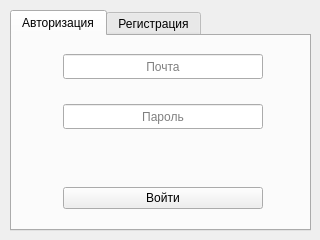
<?xml version="1.0" encoding="UTF-8"?>
<ui version="4.0">
 <class>StartWindow</class>
 <widget class="QMainWindow" name="StartWindow">
  <property name="geometry">
   <rect>
    <x>0</x>
    <y>0</y>
    <width>320</width>
    <height>240</height>
   </rect>
  </property>
  <property name="minimumSize">
   <size>
    <width>250</width>
    <height>240</height>
   </size>
  </property>
  <property name="maximumSize">
   <size>
    <width>320</width>
    <height>240</height>
   </size>
  </property>
  <property name="sizeIncrement">
   <size>
    <width>320</width>
    <height>240</height>
   </size>
  </property>
  <property name="baseSize">
   <size>
    <width>320</width>
    <height>240</height>
   </size>
  </property>
  <property name="mouseTracking">
   <bool>false</bool>
  </property>
  <property name="windowTitle">
   <string>Remote Desktop</string>
  </property>
  <widget class="QWidget" name="centralwidget">
   <widget class="QTabWidget" name="tabWidget">
    <property name="geometry">
     <rect>
      <x>10</x>
      <y>10</y>
      <width>301</width>
      <height>221</height>
     </rect>
    </property>
    <property name="currentIndex">
     <number>0</number>
    </property>
    <widget class="QWidget" name="authorization_tab">
     <attribute name="title">
      <string>Авторизация</string>
     </attribute>
     <widget class="QWidget" name="horizontalLayoutWidget">
      <property name="geometry">
       <rect>
        <x>0</x>
        <y>0</y>
        <width>301</width>
        <height>213</height>
       </rect>
      </property>
      <layout class="QHBoxLayout" name="horizontalLayout">
       <item>
        <spacer name="horizontalSpacer_2">
         <property name="orientation">
          <enum>Qt::Orientation::Horizontal</enum>
         </property>
         <property name="sizeHint" stdset="0">
          <size>
           <width>40</width>
           <height>20</height>
          </size>
         </property>
        </spacer>
       </item>
       <item>
        <layout class="QVBoxLayout" name="verticalLayout">
         <item>
          <spacer name="verticalSpacer_2">
           <property name="orientation">
            <enum>Qt::Orientation::Vertical</enum>
           </property>
           <property name="sizeHint" stdset="0">
            <size>
             <width>20</width>
             <height>40</height>
            </size>
           </property>
          </spacer>
         </item>
         <item>
          <widget class="QLineEdit" name="login_input_email">
           <property name="sizePolicy">
            <sizepolicy hsizetype="Expanding" vsizetype="Fixed">
             <horstretch>200</horstretch>
             <verstretch>25</verstretch>
            </sizepolicy>
           </property>
           <property name="minimumSize">
            <size>
             <width>200</width>
             <height>25</height>
            </size>
           </property>
           <property name="maximumSize">
            <size>
             <width>200</width>
             <height>25</height>
            </size>
           </property>
           <property name="alignment">
            <set>Qt::AlignmentFlag::AlignCenter</set>
           </property>
           <property name="placeholderText">
            <string>Почта</string>
           </property>
          </widget>
         </item>
         <item>
          <widget class="QLabel" name="login_error_email">
           <property name="font">
            <font>
             <pointsize>8</pointsize>
            </font>
           </property>
           <property name="text">
            <string/>
           </property>
           <property name="alignment">
            <set>Qt::AlignmentFlag::AlignCenter</set>
           </property>
          </widget>
         </item>
         <item>
          <widget class="QLineEdit" name="login_input_password">
           <property name="sizePolicy">
            <sizepolicy hsizetype="Expanding" vsizetype="Fixed">
             <horstretch>200</horstretch>
             <verstretch>25</verstretch>
            </sizepolicy>
           </property>
           <property name="minimumSize">
            <size>
             <width>200</width>
             <height>25</height>
            </size>
           </property>
           <property name="maximumSize">
            <size>
             <width>200</width>
             <height>25</height>
            </size>
           </property>
           <property name="text">
            <string/>
           </property>
           <property name="echoMode">
            <enum>QLineEdit::EchoMode::Password</enum>
           </property>
           <property name="alignment">
            <set>Qt::AlignmentFlag::AlignCenter</set>
           </property>
           <property name="placeholderText">
            <string>Пароль</string>
           </property>
          </widget>
         </item>
         <item>
          <widget class="QLabel" name="login_error_password">
           <property name="font">
            <font>
             <pointsize>8</pointsize>
            </font>
           </property>
           <property name="text">
            <string/>
           </property>
           <property name="alignment">
            <set>Qt::AlignmentFlag::AlignCenter</set>
           </property>
          </widget>
         </item>
         <item>
          <spacer name="verticalSpacer">
           <property name="orientation">
            <enum>Qt::Orientation::Vertical</enum>
           </property>
           <property name="sizeHint" stdset="0">
            <size>
             <width>20</width>
             <height>40</height>
            </size>
           </property>
          </spacer>
         </item>
         <item>
          <widget class="QLabel" name="login_error">
           <property name="font">
            <font>
             <pointsize>6</pointsize>
            </font>
           </property>
           <property name="text">
            <string/>
           </property>
           <property name="alignment">
            <set>Qt::AlignmentFlag::AlignCenter</set>
           </property>
          </widget>
         </item>
         <item>
          <widget class="QPushButton" name="login_button">
           <property name="text">
            <string>Войти</string>
           </property>
          </widget>
         </item>
         <item>
          <spacer name="verticalSpacer_3">
           <property name="orientation">
            <enum>Qt::Orientation::Vertical</enum>
           </property>
           <property name="sizeType">
            <enum>QSizePolicy::Policy::MinimumExpanding</enum>
           </property>
           <property name="sizeHint" stdset="0">
            <size>
             <width>20</width>
             <height>40</height>
            </size>
           </property>
          </spacer>
         </item>
        </layout>
       </item>
       <item>
        <spacer name="horizontalSpacer">
         <property name="orientation">
          <enum>Qt::Orientation::Horizontal</enum>
         </property>
         <property name="sizeHint" stdset="0">
          <size>
           <width>40</width>
           <height>20</height>
          </size>
         </property>
        </spacer>
       </item>
      </layout>
     </widget>
    </widget>
    <widget class="QWidget" name="registration_tab">
     <attribute name="title">
      <string>Регистрация</string>
     </attribute>
     <widget class="QWidget" name="horizontalLayoutWidget_2">
      <property name="geometry">
       <rect>
        <x>0</x>
        <y>0</y>
        <width>301</width>
        <height>356</height>
       </rect>
      </property>
      <layout class="QHBoxLayout" name="horizontalLayout_2">
       <item>
        <spacer name="horizontalSpacer_3">
         <property name="orientation">
          <enum>Qt::Orientation::Horizontal</enum>
         </property>
         <property name="sizeHint" stdset="0">
          <size>
           <width>40</width>
           <height>20</height>
          </size>
         </property>
        </spacer>
       </item>
       <item>
        <layout class="QVBoxLayout" name="verticalLayout_2">
         <item>
          <widget class="QLineEdit" name="register_input_email">
           <property name="sizePolicy">
            <sizepolicy hsizetype="Expanding" vsizetype="Fixed">
             <horstretch>200</horstretch>
             <verstretch>25</verstretch>
            </sizepolicy>
           </property>
           <property name="minimumSize">
            <size>
             <width>200</width>
             <height>25</height>
            </size>
           </property>
           <property name="maximumSize">
            <size>
             <width>200</width>
             <height>25</height>
            </size>
           </property>
           <property name="alignment">
            <set>Qt::AlignmentFlag::AlignCenter</set>
           </property>
           <property name="placeholderText">
            <string>Почта</string>
           </property>
          </widget>
         </item>
         <item>
          <widget class="QLabel" name="register_error_email">
           <property name="font">
            <font>
             <pointsize>8</pointsize>
            </font>
           </property>
           <property name="text">
            <string/>
           </property>
           <property name="alignment">
            <set>Qt::AlignmentFlag::AlignCenter</set>
           </property>
          </widget>
         </item>
         <item>
          <widget class="QLineEdit" name="register_input_password">
           <property name="sizePolicy">
            <sizepolicy hsizetype="Expanding" vsizetype="Fixed">
             <horstretch>200</horstretch>
             <verstretch>25</verstretch>
            </sizepolicy>
           </property>
           <property name="minimumSize">
            <size>
             <width>200</width>
             <height>25</height>
            </size>
           </property>
           <property name="maximumSize">
            <size>
             <width>200</width>
             <height>25</height>
            </size>
           </property>
           <property name="text">
            <string/>
           </property>
           <property name="alignment">
            <set>Qt::AlignmentFlag::AlignCenter</set>
           </property>
           <property name="placeholderText">
            <string>Пароль</string>
           </property>
          </widget>
         </item>
         <item>
          <widget class="QLineEdit" name="register_input_password_2">
           <property name="sizePolicy">
            <sizepolicy hsizetype="Expanding" vsizetype="Fixed">
             <horstretch>200</horstretch>
             <verstretch>25</verstretch>
            </sizepolicy>
           </property>
           <property name="minimumSize">
            <size>
             <width>200</width>
             <height>25</height>
            </size>
           </property>
           <property name="maximumSize">
            <size>
             <width>200</width>
             <height>25</height>
            </size>
           </property>
           <property name="text">
            <string/>
           </property>
           <property name="alignment">
            <set>Qt::AlignmentFlag::AlignCenter</set>
           </property>
           <property name="placeholderText">
            <string>Повторите пароль</string>
           </property>
          </widget>
         </item>
         <item>
          <widget class="QLabel" name="register_error_password">
           <property name="font">
            <font>
             <pointsize>8</pointsize>
            </font>
           </property>
           <property name="text">
            <string/>
           </property>
           <property name="alignment">
            <set>Qt::AlignmentFlag::AlignCenter</set>
           </property>
          </widget>
         </item>
         <item>
          <widget class="QLabel" name="register_error">
           <property name="font">
            <font>
             <pointsize>6</pointsize>
            </font>
           </property>
           <property name="text">
            <string/>
           </property>
           <property name="alignment">
            <set>Qt::AlignmentFlag::AlignCenter</set>
           </property>
          </widget>
         </item>
         <item>
          <widget class="QPushButton" name="register_button">
           <property name="text">
            <string>Зарегистрироваться</string>
           </property>
          </widget>
         </item>
         <item>
          <spacer name="verticalSpacer_7">
           <property name="orientation">
            <enum>Qt::Orientation::Vertical</enum>
           </property>
           <property name="sizeType">
            <enum>QSizePolicy::Policy::MinimumExpanding</enum>
           </property>
           <property name="sizeHint" stdset="0">
            <size>
             <width>20</width>
             <height>40</height>
            </size>
           </property>
          </spacer>
         </item>
         <item>
          <spacer name="verticalSpacer_5">
           <property name="orientation">
            <enum>Qt::Orientation::Vertical</enum>
           </property>
           <property name="sizeType">
            <enum>QSizePolicy::Policy::Minimum</enum>
           </property>
           <property name="sizeHint" stdset="0">
            <size>
             <width>20</width>
             <height>40</height>
            </size>
           </property>
          </spacer>
         </item>
         <item>
          <spacer name="verticalSpacer_6">
           <property name="orientation">
            <enum>Qt::Orientation::Vertical</enum>
           </property>
           <property name="sizeType">
            <enum>QSizePolicy::Policy::Fixed</enum>
           </property>
           <property name="sizeHint" stdset="0">
            <size>
             <width>20</width>
             <height>40</height>
            </size>
           </property>
          </spacer>
         </item>
        </layout>
       </item>
       <item>
        <spacer name="horizontalSpacer_4">
         <property name="orientation">
          <enum>Qt::Orientation::Horizontal</enum>
         </property>
         <property name="sizeHint" stdset="0">
          <size>
           <width>40</width>
           <height>20</height>
          </size>
         </property>
        </spacer>
       </item>
      </layout>
     </widget>
    </widget>
   </widget>
  </widget>
 </widget>
 <resources/>
 <connections/>
</ui>
